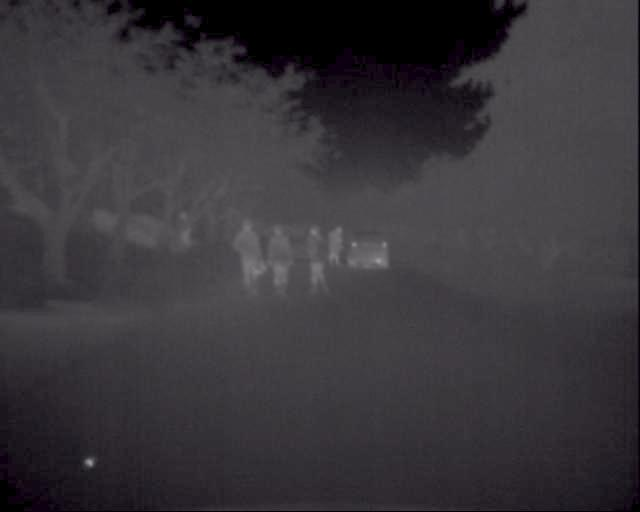
%> input picture Imageprocess_For_Matlab/demo.jpg, 640 x 512 px
$ octave retinex_demo.m   (GNU Octave 9; MATLAB toolbox functions it lacks are replaced by stand-ins)
%> lines starting %> are read from the running program, lines starting %| are printed output that depends on the picture
% 基于Retinex算法的图像转点云处理程序
clear; clc; close all;

% 参数配置
imagePath = 'demo.jpg';  % 图像路径
sigma = 20;                % Retinex高斯滤波标准差

% 读取图像并转换为灰度图
try
    originalImg = imread(imagePath);
%> originalImg is the input picture: size 512x640x3 uint8; mean R, G, B 56.6, 53.9, 58.2
    if ndims(originalImg) == 3
        originalImg = rgb2gray(originalImg);
%> originalImg: size 512x640 uint8
    end
catch ME
    fprintf('无法读取图像: %s\n', ME.message);
    return;
end

% 应用Retinex算法增强图像
enhancedImg = retinex_algorithm(originalImg, sigma);

% 创建点云数据
[height, width] = size(enhancedImg);
[xGrid, yGrid] = meshgrid(1:width, 1:height);
pointData = [yGrid(:), xGrid(:), enhancedImg(:) * 255];

% 创建点云对象
ptCloud = pointCloud(single(pointData));
% [22 lines not run here, left out]
function enhancedImg = retinex_algorithm(img, sigma)
%> called with sigma = 20
    % 输入: 图像img和空间标准差sigma
    % 输出: 增强后的图像

    % 将图像转换为对数形式
    img_log = log(double(img) + 1);
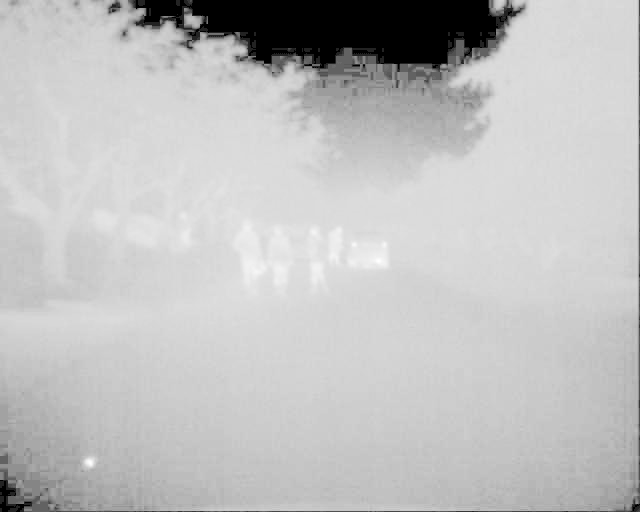
%> img_log: size 512x640 double; min 0, max 5.05, mean 3.8; drawn with min black and max white

    % 计算平滑后的图像
    img_smoothed = imgaussfilt(img_log, sigma);
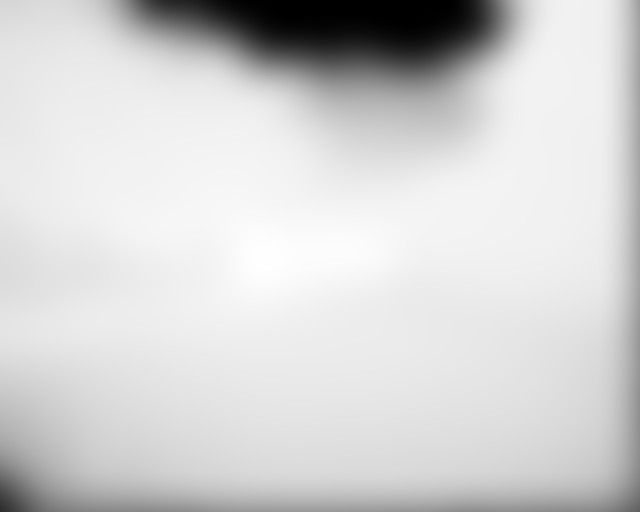
%> img_smoothed: size 512x640 double; min 0, max 4.53, mean 3.75; drawn with min black and max white

    % 计算增强图像
    enhanced_img = img_log - img_smoothed;
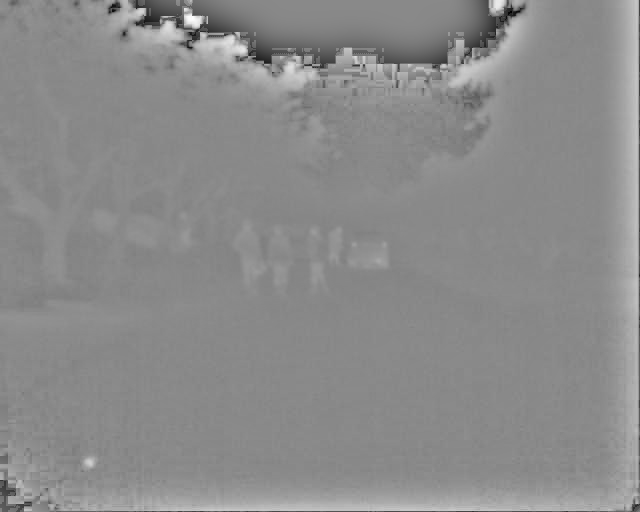
%> enhanced_img: size 512x640 double; min -2.86, max 2.46, mean 0.049; drawn with min black and max white

    % 将结果转换回正常的强度范围
    enhancedImg = exp(enhanced_img);
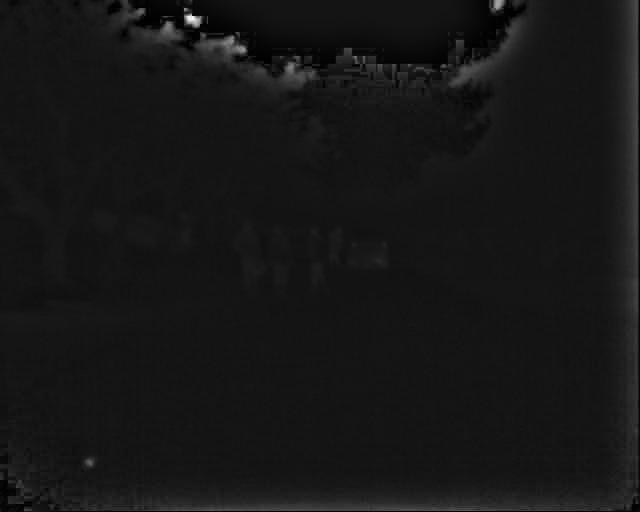
%> enhancedImg: size 512x640 double; min 0.0571, max 11.67, mean 1.1; drawn with min black and max white
%> the run ends on the next line
end
